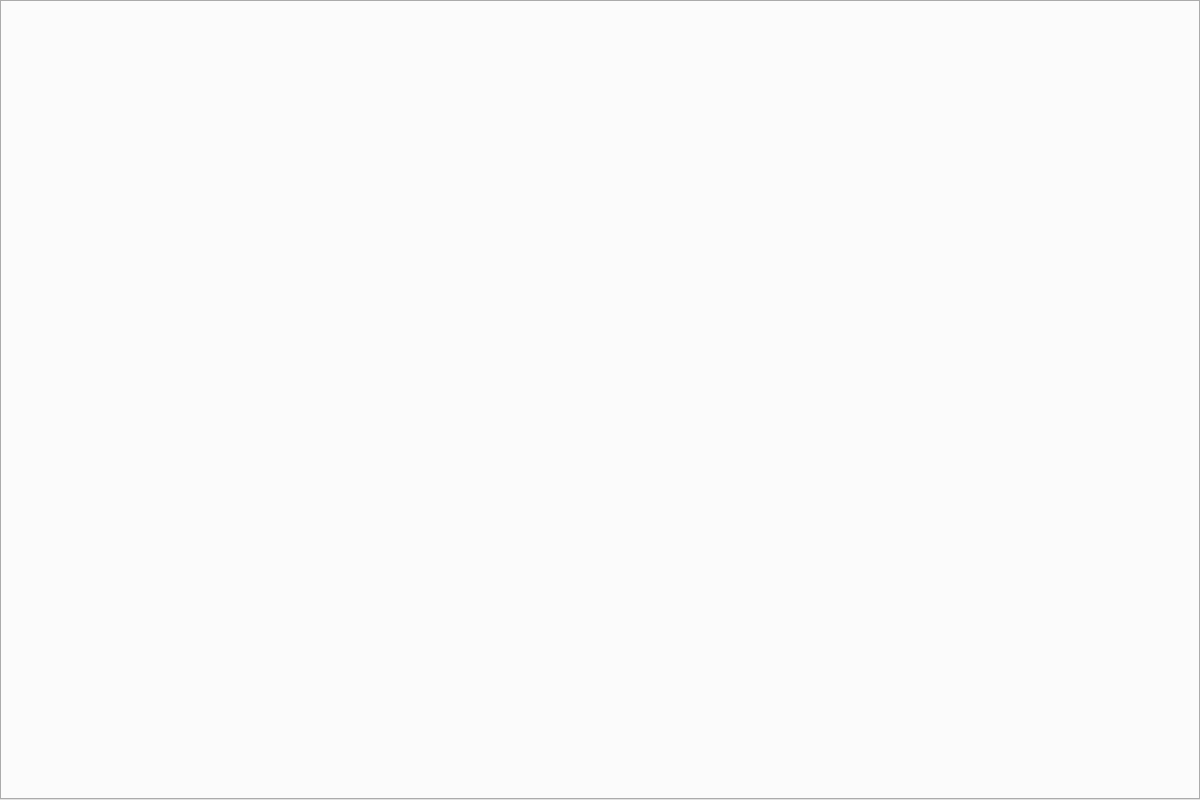
<?xml version="1.0" encoding="UTF-8"?>
<ui version="4.0">
 <class>MainWindow</class>
 <widget class="QWidget" name="MainWindow">
  <property name="geometry">
   <rect>
    <x>0</x>
    <y>0</y>
    <width>1200</width>
    <height>800</height>
   </rect>
  </property>
  <property name="windowTitle">
   <string>RegValve</string>
  </property>
  <layout class="QVBoxLayout" name="verticalLayout">
   <property name="leftMargin">
    <number>0</number>
   </property>
   <property name="topMargin">
    <number>0</number>
   </property>
   <property name="rightMargin">
    <number>0</number>
   </property>
   <property name="bottomMargin">
    <number>0</number>
   </property>
   <item>
    <widget class="QTabWidget" name="tabWidget">
     <property name="currentIndex">
      <number>0</number>
     </property>
    </widget>
   </item>
  </layout>
 </widget>
 <resources/>
 <connections/>
</ui>
